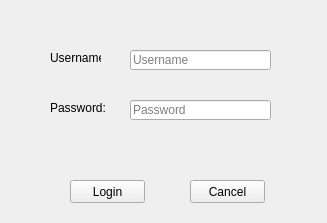
<?xml version="1.0" encoding="UTF-8"?>
<ui version="4.0">
 <class>MainWindow</class>
 <widget class="QMainWindow" name="MainWindow">
  <property name="geometry">
   <rect>
    <x>0</x>
    <y>0</y>
    <width>327</width>
    <height>223</height>
   </rect>
  </property>
  <property name="minimumSize">
   <size>
    <width>327</width>
    <height>223</height>
   </size>
  </property>
  <property name="maximumSize">
   <size>
    <width>327</width>
    <height>223</height>
   </size>
  </property>
  <property name="windowTitle">
   <string>Login</string>
  </property>
  <widget class="QWidget" name="centralwidget">
   <widget class="QPushButton" name="pushButton">
    <property name="geometry">
     <rect>
      <x>70</x>
      <y>180</y>
      <width>75</width>
      <height>23</height>
     </rect>
    </property>
    <property name="text">
     <string>Login</string>
    </property>
   </widget>
   <widget class="QPushButton" name="pushButton_2">
    <property name="geometry">
     <rect>
      <x>190</x>
      <y>180</y>
      <width>75</width>
      <height>23</height>
     </rect>
    </property>
    <property name="text">
     <string>Cancel</string>
    </property>
   </widget>
   <widget class="QLabel" name="label">
    <property name="geometry">
     <rect>
      <x>50</x>
      <y>50</y>
      <width>51</width>
      <height>16</height>
     </rect>
    </property>
    <property name="text">
     <string>Username: </string>
    </property>
   </widget>
   <widget class="QLabel" name="label_2">
    <property name="geometry">
     <rect>
      <x>50</x>
      <y>100</y>
      <width>61</width>
      <height>16</height>
     </rect>
    </property>
    <property name="text">
     <string>Password: </string>
    </property>
   </widget>
   <widget class="QLineEdit" name="un">
    <property name="geometry">
     <rect>
      <x>130</x>
      <y>50</y>
      <width>141</width>
      <height>20</height>
     </rect>
    </property>
    <property name="placeholderText">
     <string>Username</string>
    </property>
   </widget>
   <widget class="QLineEdit" name="un_pw">
    <property name="geometry">
     <rect>
      <x>130</x>
      <y>100</y>
      <width>141</width>
      <height>20</height>
     </rect>
    </property>
    <property name="echoMode">
     <enum>QLineEdit::Password</enum>
    </property>
    <property name="placeholderText">
     <string>Password</string>
    </property>
   </widget>
  </widget>
 </widget>
 <resources/>
 <connections/>
</ui>
